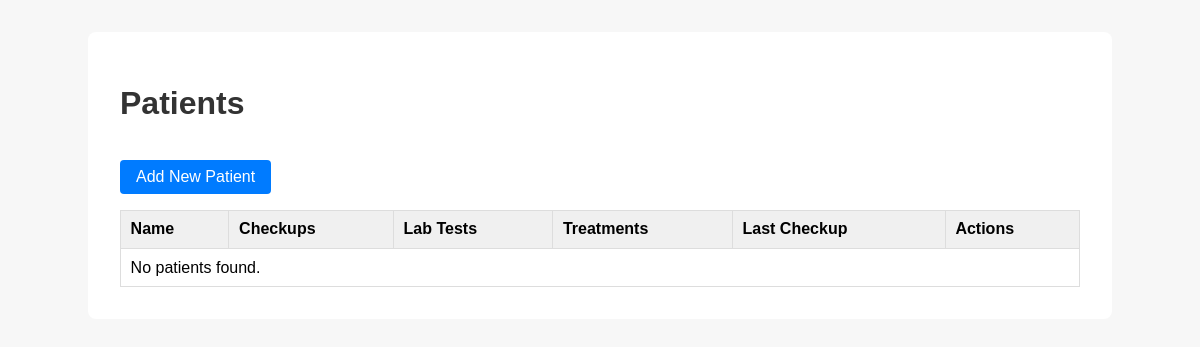
The app's page /patient-app/patients/, older data.
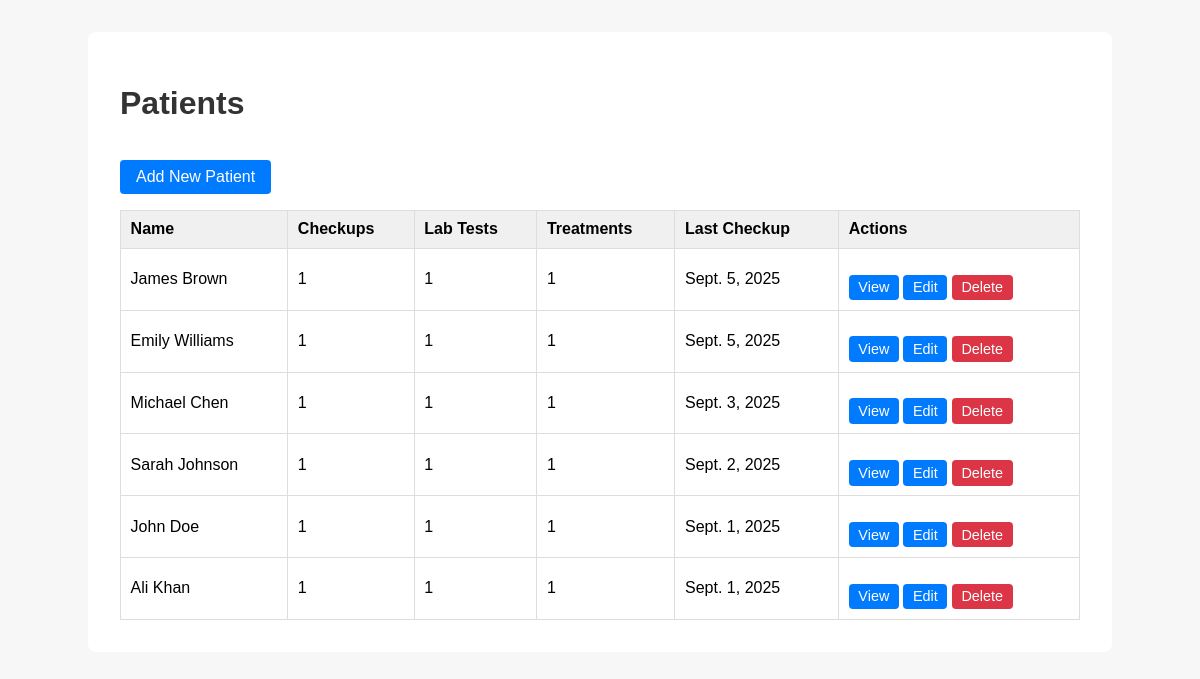
The same page, newer data.
### patients/models.py (models this page shows, shortened)
class Patient(models.Model):
    patient_name = models.CharField(max_length=200)
    guardian_name = models.CharField(max_length=200)
    age = models.PositiveIntegerField()
    gender = models.CharField(
        max_length=10,
        choices=[("Male", "Male"), ("Female", "Female"), ("Other", "Other")],
    )
    blood_group = models.CharField(
        max_length=10,
        choices=[("AB+", "AB+"), ("A-", "A-"), ("A+", "A+"), ("AB-", "AB-"), ("B-", "B-"), ("B+", "B+"), ("O+","O+"), ("O-","O-")],
    )
    date_of_birth = models.DateField()
    phone_number = PhoneNumberField(unique=True)
    email_address = models.EmailField(max_length=254, unique=True, blank=True, null=True)
    address = models.TextField(blank=True, null=True)

class CheckUp(models.Model):
    patient = models.ForeignKey(Patient, on_delete=models.CASCADE, related_name="checkups")
    symptoms = models.TextField(blank=True, null=True)
    current_diagnosis = models.TextField(blank=True, null=True)
    date_of_checkup = models.DateField(blank=True, null=True)
    blood_pressure = models.CharField(max_length=50, blank=True, null=True)
    heart_rate = models.CharField(max_length=50, blank=True, null=True)
    temperature = models.CharField(max_length=50, blank=True, null=True)
    weight = models.CharField(max_length=50, blank=True, null=True)
    height = models.CharField(max_length=50, blank=True, null=True)
    bmi = models.CharField(max_length=50, blank=True, null=True)
    physical_exam_findings = models.TextField(blank=True, null=True)

### patients/views.py (the view)
# urls.py: path('patients/', views.patient_list, name='patient_list'),
def patient_list(request):
    patients = Patient.objects.all().order_by('-id')
    patient_data = []
    for patient in patients:
        patient_info = {
            'patient': patient,
            'checkups_count': patient.checkups.count(),
            'lab_tests_count': patient.labtests.count(),
            'treatments_count': patient.treatments.count(),
            'last_checkup': patient.checkups.first(),
        }
        patient_data.append(patient_info)
    context = {
        'patient_data': patient_data,
    }
    return render(request, 'patient_list.html', context)

### templates/patient_list.html (shortened to what this page needs)
<!DOCTYPE html>
<html lang="en">
{% load static %}
<head>
  <link rel="stylesheet" href="{% static 'css/styles.css' %}">
</head>
<body>
  <div class="container">
    <h1>Patients</h1>
    <a href="{% url 'create_complete_patient_form' %}" class="btn">Add New Patient</a>
    <table>
      <thead>
        <tr>
          <th>Name</th>
          <th>Checkups</th>
          <th>Lab Tests</th>
          <th>Treatments</th>
          <th>Last Checkup</th>
          <th>Actions</th>
        </tr>
      </thead>
      <tbody>
        {% for item in patient_data %}
          <tr>
            <td>{{ item.patient.patient_name }}</td>
            <td>{{ item.checkups_count }}</td>
            <td>{{ item.lab_tests_count }}</td>
            <td>{{ item.treatments_count }}</td>
            <td>
              {% if item.last_checkup %}
                {{ item.last_checkup.date_of_checkup }}
              {% else %}
                N/A
              {% endif %}
            </td>
            <td>
              <a href="{% url 'patient_detail' item.patient.id %}" class="btn small">View</a>
              <a href="{% url 'edit_complete_patient_form' item.patient.id %}" class="btn small">Edit</a>
              <a href="{% url 'delete_patient' item.patient.id %}" class="btn small danger">Delete</a>
            </td>
          </tr>
        {% empty %}
          <tr>
            <td colspan="6">No patients found.</td>
          </tr>
        {% endfor %}
      </tbody>
    </table>
  </div>
</body>
</html>

### patients/static/css/styles.css (style rules this page uses)
body { font-family: Arial, sans-serif; background: #f7f7f7; margin: 0; padding: 0; }
.container { width: 80%; margin: 2rem auto; background: #fff; padding: 2rem; border-radius: 8px; }
h1, h2 { color: #333; }
.btn { display: inline-block; padding: 0.5rem 1rem; margin-top: 1rem; background: #007bff; color: white; text-decoration: none; border-radius: 4px; }
.btn.danger { background: #dc3545; }
.btn.small { padding: 0.3rem 0.6rem; font-size: 0.9em; }
table { width: 100%; border-collapse: collapse; margin-top: 1rem; }
table th, table td { border: 1px solid #ddd; padding: 0.6rem; text-align: left; }
table th { background: #f0f0f0; }

Row changes from the older to the newer data that the page shows:
added Patient: patient.patient_name "James Brown", checkups_count "1", lab_tests_count "1", treatments_count "1", last_checkup.date_of_checkup "Sept. 5, 2025"
added Patient: patient.patient_name "Emily Williams", checkups_count "1", lab_tests_count "1", treatments_count "1", last_checkup.date_of_checkup "Sept. 5, 2025"
added Patient: patient.patient_name "Michael Chen", checkups_count "1", lab_tests_count "1", treatments_count "1", last_checkup.date_of_checkup "Sept. 3, 2025"
added Patient: patient.patient_name "Sarah Johnson", checkups_count "1", lab_tests_count "1", treatments_count "1", last_checkup.date_of_checkup "Sept. 2, 2025"
added Patient: patient.patient_name "John Doe", checkups_count "1", lab_tests_count "1", treatments_count "1", last_checkup.date_of_checkup "Sept. 1, 2025"
added Patient: patient.patient_name "Ali Khan", checkups_count "1", lab_tests_count "1", treatments_count "1", last_checkup.date_of_checkup "Sept. 1, 2025"
Text that changed along with them:
text no longer shown: "No patients found."
